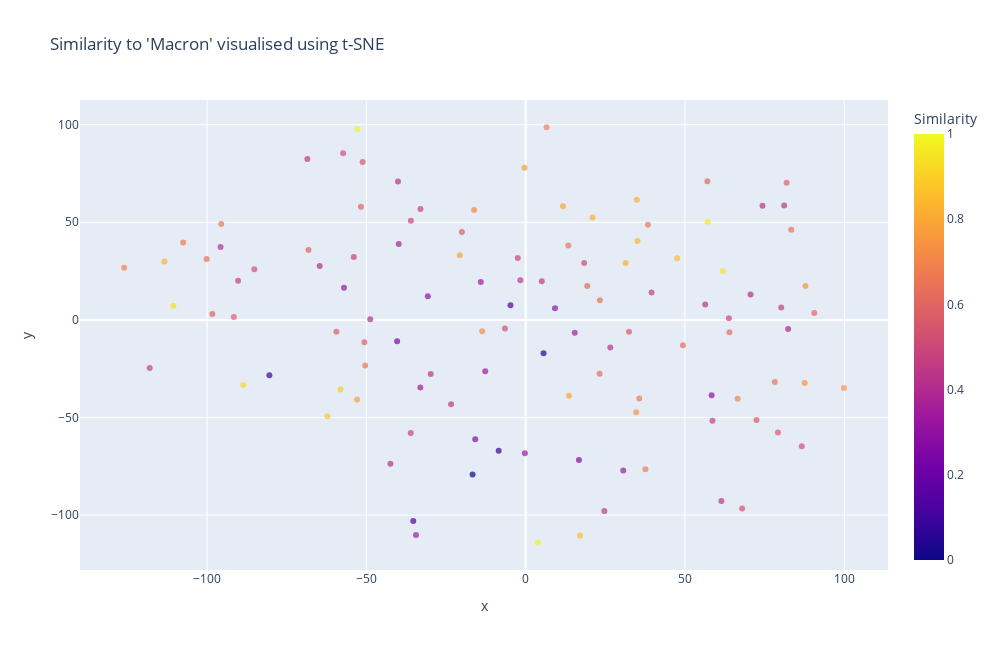

Notebook source saved alongside this figure:
### Code cell
import plotly.express as px
from sklearn.manifold import TSNE

# Create a t-SNE model
tsne_model = TSNE(
    n_components = 2,
    perplexity = 15,
    random_state = 42,
    init = 'random',
    learning_rate = 200
)
tsne_embeddings = tsne_model.fit_transform(embedding_array)

# Create a DataFrame for visualisation
visualisation_data = pd.DataFrame(
    {'x': tsne_embeddings[:, 0],
     'y': tsne_embeddings[:, 1],
     'title':df['title'],
     'Similarity': df['normalised'].round(3)}
)

# Create the scatter plot using Plotly Express
plot = px.scatter(
    visualisation_data,
    x = 'x',
    y = 'y',
    color = 'Similarity',
    hover_name='title',
    #color_continuous_scale = 'rainbow',
    opacity = 0.7,
    title = f"Similarity to '{query}' visualised using t-SNE"
)

plot.update_layout(
    width = 1000,
    height = 650
)

# Show the plot
plot.show()

### Figure 1 — Plotly figure (JSON) as saved in the notebook; plotly's stock layout.template omitted (floating-point values rounded to 4 significant figures)
{"data": [{"hovertemplate": "<b>%{hovertext}</b><br><br>x=%{x}<br>y=%{y}<br>Similarity=%{marker.color}<extra></extra>", "hovertext": ["Pour ses voeux aux Français, Emmanuel Macron veut faire de 2024 une « année de détermination »", "« L’agrivoltaïsme suppose que l’agriculture conserve une place principale »", "Artcurial, Sotheby's, Drouot : les maisons de vente peaufinent leur stratégie de marque", "Pour Paris 2024, les chantiers olympiques arrivent dans les temps", "La Bulgarie et la Roumanie vont partiellement intégrer l'espace Schengen", "Quand la sortie du réveillon est gâchée par le verglas", "Paris 2024 : « Quand la magie du sport opère »", "Depardieu : la faute politique du président", "VIDEO - Pourquoi l'Argentine manifeste contre le « mega-décret » de son nouveau président ?", "Vidéo. Les coulisses de notre enquête « Narco Business » sur le trafic de fentanyl des cartels mexicains", "Vidéo. A Gaza, des corps enterrés dans des fosses communes, tandis que la riposte israélienne s’intensifie", "La Moldavie veut accélérer son rapprochement de l'Union européenne", "Les images impressionnantes de l'explosion d'un navire russe dans le port de Feodossia, en Crimée", "VIDEO - Pourquoi l'enlisement de la guerre en Ukraine est la meilleure chose qui pouvait arriver à la Russie", "VIDEO - Démographie : faire moins d'enfants, est-ce vraiment un problème ?", "Google, Apple vs Epic Games : « Le monopole des géants du numérique s’érode trop doucement »", "VIDEO - Cet avion militaire américain qui pourrait révolutionner la guerre", "Vidéo. Bande de Gaza : avant la guerre, un territoire à l’agonie", "Marseille : «On aime ce club, mais pas au point de faire des violences ou des dégradations»", "Mal-logement : le parc HLM paralysé par le Covid", "Les dix évènements qui marqueront 2024", "Elections européennes : Emmanuel Macron et Marine Le Pen installent leur duel", "20 photos marquantes de 2023", "Le Japon frappé par un important séisme/tsunami mais sans dégâts majeurs", "Elections aux Etats-Unis, Russie, UE… Ces 8 scrutins de 2024 qui pourraient tout changer dans le monde", "Le smic augmente de 15 euros à partir du 1ᵉʳ janvier 2024", "Immobilier ancien : jusqu'où ira la baisse des prix en France ?", "Vidéo. Loi « immigration » : le texte consacre-t-il la « préférence nationale », prônée par le Rassemblement national ?", "Comment la France a-t-elle été chassée du Sahel ?", "Ukraine : « Au sein de l'Otan, nous avons toujours dit que ce serait une guerre longue »", "Bruno Le Maire renouvelle son opération séduction à Wall Street", "Transport sanitaire : « L’absence de dialogue avec les artisans taxis et de mesures d’accompagnement témoigne d’une gestion technocratique et centralisée »", "Le Guyana relance la soif mondiale de pétrole", "Carrefour fait une offre sur les magasins de proximité de Casino", "Guerre Israël - Hamas : Benyamin Netanyahou sous pression après la mort d'otages tués par des soldats israéliens", "Voiture électrique : une démocratisation difficile", "Matières premières : « Rayon de soleil pour le miel »", "Gaza : Israël s'apprête à inonder les tunnels du Hamas", "Vidéo. En images : Bourges, Capitale européenne de la culture en 2028", "La guerre Israël-Hamas donne l’occasion à l’Egypte de retrouver une influence diplomatique", "Vidéo. En images : à la COP28, un rapport final qui mentionne les énergies fossiles « pour la toute première fois »", "Google, Apple vs Epic Games : « Le monople des géants du numérique s’érode trop doucement »", "« Dubaï connexion, comment blanchir cinquante millions de dollars » : découvrez le troisième épisode de notre série vidéo « Narco Business »", "VIDEO - Armement : les Européens peuvent-ils prendre la main sur leur défense ?", "VIDEO - Pourquoi ne fabrique-t-on plus de vélos en France ?", "VIDEO - Faut-il vraiment lutter contre l'inflation ?", "VIDEO - Pourquoi c'est devenu cool de faire ses courses chez Action ?", "Loi immigration : la CMP a démarré sous haute tension", "Loi immigration : la caution pour les étudiants étrangers inquiète universités et grandes écoles", "Immobilier : plaidoyer pour une forte baisse des « frais de notaire »", "Loi immigration : les points chauds de la négociation entre le gouvernement et LR", "Casino : Intermarché et Auchan emportent la mise", "Au Moyen-Orient, le risque de l’instabilité s’accroît dangereusement", "Fin du bonus à l’achat de voitures électriques en Allemagne : « On peut difficilement faire plus brutal »", "« Le législateur devrait proposer une formule de calcul de la participation spécifique pour les entreprises de moins de 50 salariés »", "Vincent Bolloré et Vivendi, le coup de sa vie", "Améliorer le référendum pour le rendre enfin « démocratiquement correct »", "Vidéo. En images : Vladimir Poutine réitère son objectif en Ukraine", "Les magasins Casino deviennent un sujet social et politique", "Inquiets, les salariés de Casino lancent un préavis de grève", "VIDEO - Défense : est-ce que les Européens peuvent reprendre le contrôle de leur sécurité ?", "Crédit immobilier : les banques repartent à la conquête de nouveaux clients", "BFM-TV perd son pari Ruquier face à CNews", "Fiscalité : les monnaies numériques dans la ligne de mire", "Impôts : la fin de la taxe d'habitation, une manne modeste pour les propriétaires", "La France bat son record historique d'exportation d'électricité", "A Gaza, la guerre sans fin de Benyamin Nétanyahou", "Alimentation : « Les acteurs de la distribution ont un rôle-clé à jouer dans la lutte contre le gaspillage »", "Qui est responsable si des bougies de Noël enflamment la jupe d’une invitée ?", "Aux origines de la « Terre sainte », ou la lente construction d’une Palestine « mythifiée »", "Vidéo. Ukraine : ce que les images disent de la stratégie d’attaque russe des bâtiments civils d’Avdiïvka", "VIDEO - Les images de la croix installée sur la flèche de Notre-Dame de Paris", "Impôts : taxe d'habitation et taxe foncière en 10 questions pratiques", "Ces communes qui majorent la taxe d'habitation sur les résidences secondaires", "Intermarché contraint de revendre trois Casino trois mois après leur achat", "Mort de Jacques Delors, le « tsar de Bruxelles »", "Taxe foncière : la facture va encore s'alourdir en 2024", "Impôts : ce qui change pour les entreprises en 2024", "« Nous vivons mondialement une économie de casino avec des montages financiers toujours plus complexes »", "Le double jeu dangereux de la Serbie", "Dans les palaces, les nouvelles frontières de l’hyperluxe", "« A travers les légendes sur Jésus, nous arrivons à discerner en filigrane des éléments sur sa véritable existence »", "Vidéo. Le Sénégal manque de poisson (mais il y a peut-être une solution)", "Impôt : coup de pouce supplémentaire aux attributions gratuites d'actions (AGA)", "Impôts : la taxe foncière pèse moins sur les riches propriétaires", "Impôt : zoom sur les avantages du plan de partage de la valorisation de l'entreprise (PPVE)", "Clap de fin pour les magasins Habitat", "M&A : Lazard prend la tête d'un classement français très bousculé", "Schneider, L'Oréal, Stellantis : les moteurs du CAC 40 ont tourné à plein régime cette année", "Le double héritage de Jacques Delors", "Impôts : ce qui change pour les ménages en 2024", "Pourquoi l’avenir du Moyen-Orient dépend autant d’Israël", "Grève à la tour Eiffel : le monument fermé au public à l’occasion du centenaire du décès de Gustave Eiffel", "Schneider Electric retrouve le club fermé des sociétés valant plus de 100 milliards d'euros", "L'Oréal continue de progresser encore plus vite que le marché de la beauté", "Le M&A mondial signe sa pire année de la décennie", "Joseph Stiglitz : « Le résultat des élections aux Etats-Unis dépend des perspectives économiques pour 2024, elles-mêmes liées à l’évolution du conflit au Moyen-Orient »", "Le distributeur Grand Frais s’apprête à entrer dans Paris", "Chloé Morin : « Pour Emmanuel Macron, le rebond va être de plus en plus difficile »", "Avis de gros temps sur la dette des pays en développement", "Lutte anticorruption : l’exécutif ne peut être juge et partie", "Pour Emmanuel Macron, des voeux 2024 placés sous le signe de la crise politique", "Prévention du terrorisme : l’impossible risque zéro", "La Chine prise au piège de ses crédits accordés aux pays en développement", "Bourse : les 7 chiffres fous des placements en actions", "M&A : Lazard prend la tête d'un classement français très bousculé", "Européennes 2024 : le camp Macron redoute les effets de la loi immigration", "M&A : les prix d'acquisition des PME décrochent", "Israël devrait disposer d'un canon laser dès 2024", "Trains annulés : grosse pagaille pour des milliers de passagers d'Eurostar avant le nouvel An", "Le trafic Eurostar en provenance et vers Londres reprendra de manière normale dimanche après une journée d’annulations complète", "Les villes maintiennent leurs efforts pour réduire leurs factures d'énergie", "Dominique Méda, sociologue : « Confirmer le tournant social de l’Union européenne est la meilleure manière de rendre moins attractifs les discours de l’extrême droite »", "Pourquoi l’avenir du Moyen-Orient dépend autant d’Israël"], "legendgroup": "", "marker": {"color": [0.887, 0.465, 0.783, 0.89, 0.546, 0.452, 0.357, 0.082, 0.431, 0.542, 0.694, 0.43, 0.748, 0.953, 0.466, 0.459, 0.627, 0.309, 0.665, 0.307, 0.92, 0.698, 0.089, 0.747, 0.779, 0.939, 0.592, 0.555, 0.427, 0.853, 0.485, 0.672, 0.27, 0.535, 0.575, 0, 0.14, 0.564, 0.44, 0.648, 0.642, 0.452, 0.726, 0.633, 0.607, 0.387, 0.753, 0.253, 0.57, 0.414, 0.582, 0.426, 0.598, 0.615, 0.817, 0.28, 0.312, 0.336, 0.458, 1, 0.503, 0.479, 0.429, 0.408, 0.637, 0.461, 0.468, 0.813, 0.498, 0.61, 0.655, 0.796, 0.666, 0.826, 0.55, 0.351, 0.667, 0.578, 0.798, 0.344, 0.343, 0.82, 0.422, 0.483, 0.423, 0.53, 0.488, 0.491, 0.585, 0.143, 0.602, 0.437, 0.628, 0.711, 0.991, 0.852, 0.966, 0.602, 0.516, 0.341, 0.367, 0.778, 0.032, 0.672, 0.333, 0.491, 0.646, 0.381, 0.523, 0.671, 0.745, 0.686, 0.828, 0.437], "coloraxis": "coloraxis", "opacity": 0.7, "symbol": "circle"}, "mode": "markers", "name": "", "orientation": "v", "showlegend": false, "type": "scatter", "x": [-58.09, 39.52, -20.69, -62.23, 67.95, -23.42, -33.06, -8.467, 26.57, -6.496, 66.54, 61.43, 87.57, 61.85, 80.21, 5.059, 49.38, 58.37, 13.39, -30.7, -88.63, 6.566, -80.44, 99.88, -0.3541, -110.6, -68.17, 32.44, 56.36, 47.57, -36.06, 38.38, 16.73, -57.3, 72.45, -16.67, -4.761, 79.19, -29.8, 83.36, 23.3, -1.662, -13.65, 63.96, 90.59, 82.39, 87.82, -40.36, -59.4, -64.65, -50.64, -40.07, 81.9, 19.33, 34.89, -15.83, 9.198, -12.69, -68.51, -52.79, 63.79, -53.95, -42.45, -48.79, -100.1, 24.7, 58.63, 31.35, -2.486, 57.03, 78.21, 13.61, -107.5, -113.4, -51.18, -34.43, -95.56, -91.61, 11.72, -0.2508, -14.09, 21.0, 70.59, -90.28, -95.76, -85.17, -118.0, -33.03, -20.02, -35.28, -98.36, 81.15, 23.2, -16.17, 3.861, 17.08, 57.17, -51.71, 18.36, 30.63, 15.4, -52.94, 5.613, 37.57, -57.02, -36.03, -50.38, -39.84, 86.66, 35.66, 34.7, -126.0, 35.12, 74.33], "xaxis": "x", "y": [-35.62, 14.04, 33.07, -49.41, -96.6, -43.19, -34.6, -67.07, -14.13, -4.471, -40.41, -92.75, -32.34, 25.08, 6.409, 19.82, -13.02, -38.65, 38.08, 12.08, -33.36, 98.69, -28.36, -34.92, 77.93, 7.235, 35.75, -6.048, 7.841, 31.63, -57.9, 48.76, -71.71, 85.35, -51.25, -79.22, 7.445, -57.67, -27.75, 46.23, 10.1, 20.26, -5.762, -6.279, 3.49, -4.606, 17.37, -10.88, -6.138, 27.57, -11.41, 70.9, 70.32, 17.36, 61.59, -61.11, 5.993, -26.34, 82.44, 97.65, 0.906, 32.28, -73.73, 0.3498, 31.21, -97.95, -51.69, 29.11, 31.69, 70.97, -31.83, -38.87, 39.66, 29.97, 80.86, -110.2, 49.19, 1.474, 58.22, -68.29, 19.44, 52.51, 13.04, 19.99, 37.39, 25.95, -24.69, 56.8, 45.03, -103.0, 3.075, 58.55, -27.62, 56.34, -114.2, -110.4, 50.26, 58.0, 29.15, -77.12, -6.528, -40.78, -17.06, -76.47, 16.52, 50.81, -23.31, 38.86, -64.77, -40.24, -47.34, 26.69, 40.36, 58.5], "yaxis": "y"}], "layout": {"coloraxis": {"colorbar": {"title": {"text": "Similarity"}}, "colorscale": [[0, "#0d0887"], [0.1111, "#46039f"], [0.2222, "#7201a8"], [0.3333, "#9c179e"], [0.4444, "#bd3786"], [0.5556, "#d8576b"], [0.6667, "#ed7953"], [0.7778, "#fb9f3a"], [0.8889, "#fdca26"], [1, "#f0f921"]]}, "height": 650, "legend": {"tracegroupgap": 0}, "title": {"text": "Similarity to 'Macron' visualised using t-SNE"}, "width": 1000, "xaxis": {"anchor": "y", "autorange": true, "domain": [0, 1], "range": [-139.9, 113.7], "title": {"text": "x"}, "type": "linear"}, "yaxis": {"anchor": "x", "autorange": true, "domain": [0, 1], "range": [-128.1, 112.7], "title": {"text": "y"}, "type": "linear"}}}
